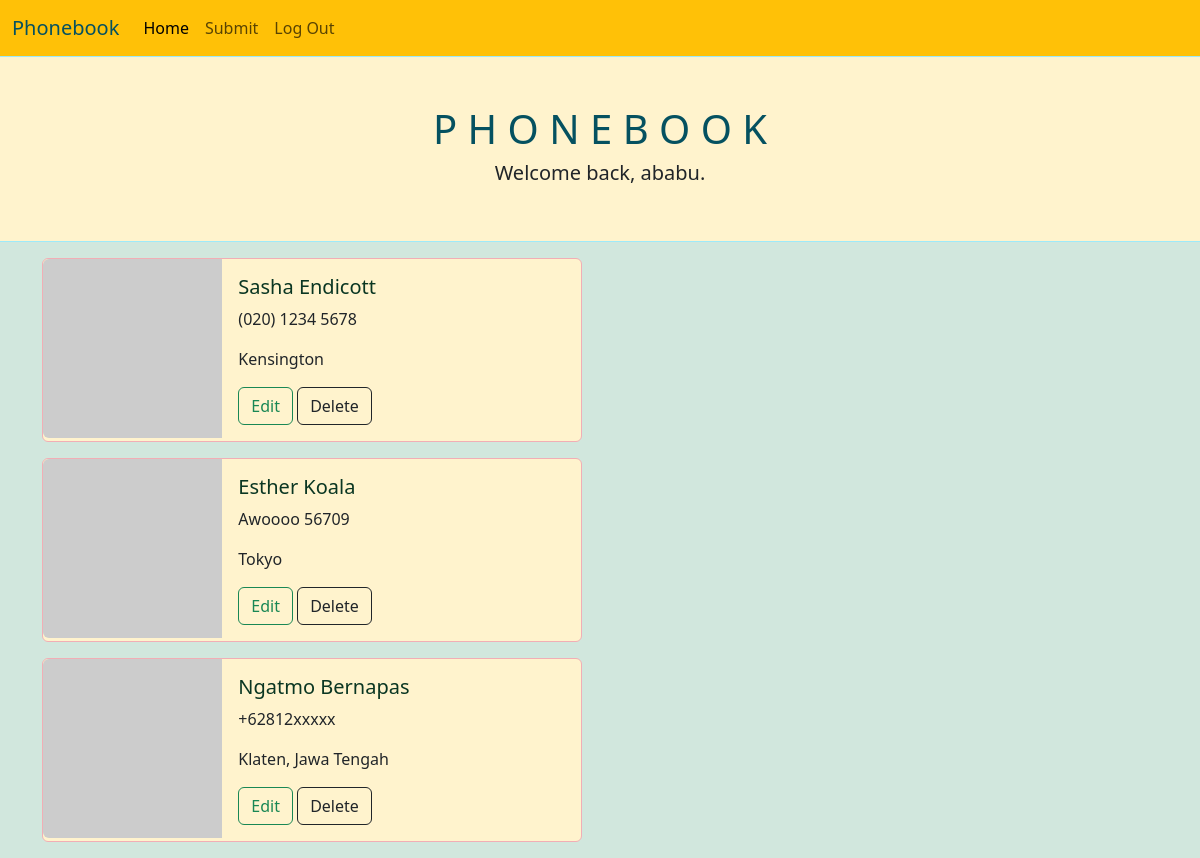
Page / (signed in) on the earlier database version.
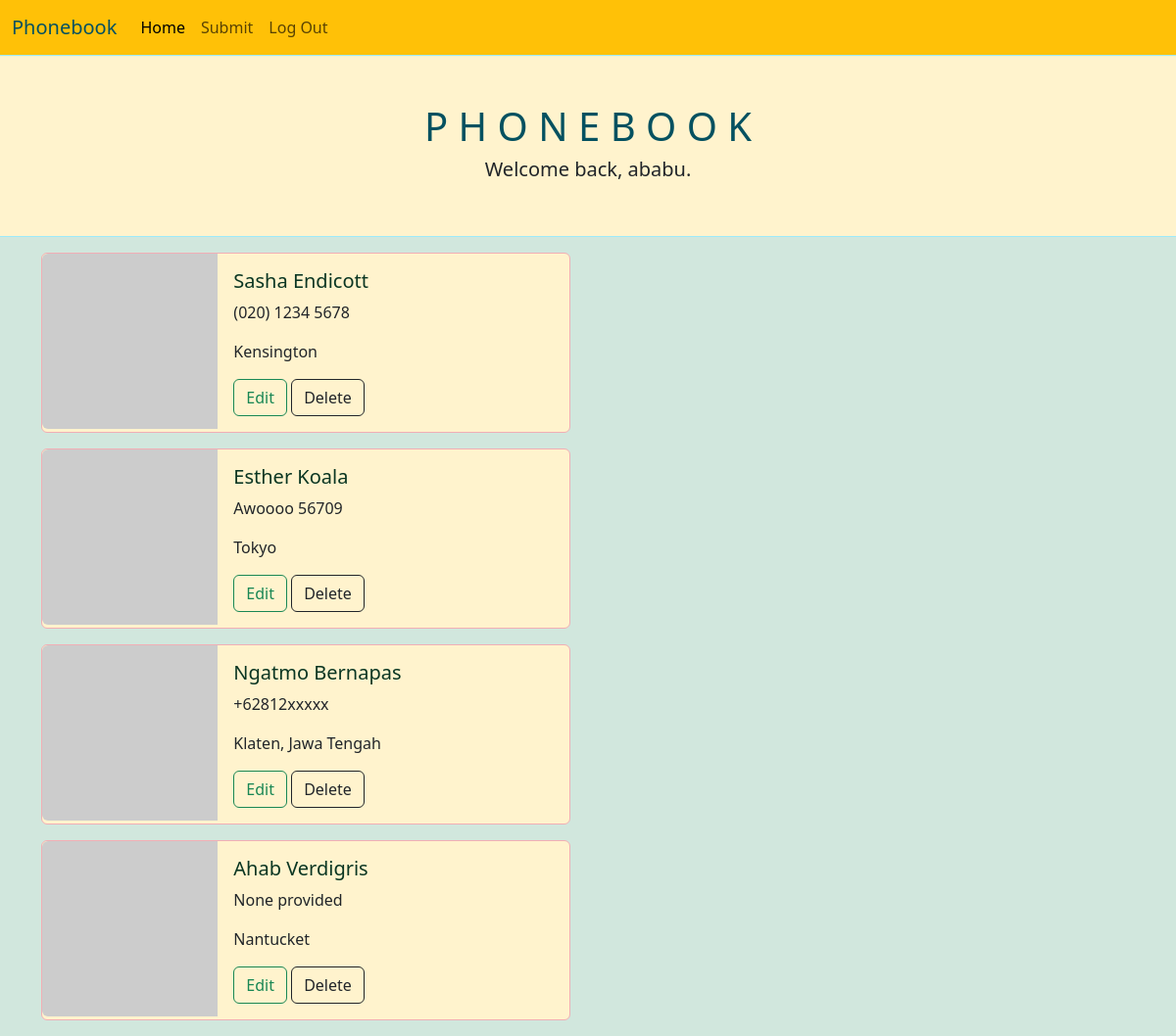
Same page on the later database version.
### app/models.py (models this page shows, shortened)
class User(db.Model, UserMixin):
    id = db.Column(db.Integer, primary_key=True)
    first_name = db.Column(db.String(50), nullable=False)
    last_name = db.Column(db.String(50), nullable=False)
    email = db.Column(db.String(75), nullable=False, unique=True)
    username = db.Column(db.String(75), nullable=False, unique=True)
    password = db.Column(db.String(255), nullable=False)
    entries = db.relationship("Entry", backref="submitter")

class Entry(db.Model):
    id = db.Column(db.Integer, primary_key=True)
    first_name = db.Column(db.String(50), nullable=False)
    last_name = db.Column(db.String(50), nullable=False)
    phone_number = db.Column(db.String(75), nullable=False)
    address = db.Column(db.String(100), nullable=False)
    date_created = db.Column(db.DateTime, nullable=False, default=datetime.utcnow)
    user_id = db.Column(
        db.Integer, db.ForeignKey("user.id")
    )  # SQL - FOREIGN KEY(user_id) REFERENCES user(id)

### app/routes.py (the view)
@app.route("/")
def index():
    entries = Entry.query.all()
    nums = {"img=" + str(x) for x in range(1, 71)}  #placeholder service has 70 entries
    return render_template("index.html", entries=entries, nums=nums)

### app/models.py (called while the page is built)
@login.user_loader
def get_a_user_by_id(user_id):
    return db.session.get(User, user_id)

### app/templates/index.html (shortened to what this page needs)
{% extends 'base.html' %}
{% block header %}
<h1 class="text-info-emphasis">P H O N E B O O K</h1>
{% if current_user.is_authenticated %}
        <h5>Welcome back, {{ current_user.username }}.</h5>
    {% else %}
        <h5>Log in or create an account to make entries.</h5>
    {% endif %}
{% endblock %}
{% block content %}
        <div>
{% for entry in entries %}
{% if entry.submitter == current_user %}
<div class="card my-3 bg-warning-subtle border-danger-subtle" style="max-width: 540px;">
    <div class="row g-0">
      <div class="col-md-4">
        <img src="https://i.pravatar.cc/300?{{ nums.pop() }}" class="img-fluid rounded-start" alt="a person">
      </div>
      <div class="col-md-8">
        <div class="card-body">
          <h5 class="card-title text-success-emphasis">{{ entry.first_name }} {{ entry.last_name }}</h5>
          <p class="card-text">{{ entry.phone_number }}</p>
          <p class="card-text">{{ entry.address }}</p>
          <a href="{{ url_for('edit_entry', entry_id=entry.id) }}" class="btn btn-outline-success">Edit</a>
          <button type="button" class="btn btn-outline-dark" data-bs-toggle="modal" data-bs-target="#deleteEntryModal-{{ entry.id }}">
            Delete
        </button>
        </div>
      </div>
    </div>
</div>
{% endif %}
{% endfor %}
{% endblock %}

### app/templates/base.html (shortened to what this page needs)
<!DOCTYPE html>
<html lang="en">
<head>
    <link rel="stylesheet" href="https://cdn.jsdelivr.net/npm/bootstrap@5.3.0-alpha1/dist/css/bootstrap.min.css">
</head>
<body class="bg-success-subtle">
    {% include 'nav.html' %}
    <div class="row bg-warning-subtle border border-info-subtle py-5">
        <div class="col text-center">
            {% block header %}{% endblock %}
        </div>
    </div>
    <div class="container">
        {% block content %}
        {% endblock %}
    </div>
</body>
</html>

### app/templates/nav.html (shortened to what this page needs)
<nav class="navbar navbar-expand-lg navbar-light bg-warning">
    <div class="container-fluid">
      <a class="navbar-brand text-info-emphasis" href="/">Phonebook</a>
      <div class="collapse navbar-collapse" id="navbarNavAltMarkup">
        <div class="navbar-nav">
          <a class="nav-link active" aria-current="page" href="/">Home</a>
          {% if current_user.is_authenticated %}
                <a class="nav-link" href="/submission">Submit</a>
                <a class="nav-link" href="/logout">Log Out</a>
          {% else %}
                <a class="nav-link" href="/signup">Sign Up</a>
                <a class="nav-link" href="/login">Log In</a>
          {% endif %}
        </div>
      </div>
    </div>
  </nav>

Differences in the rows shown:
added Entry: first_name "Ahab", last_name "Verdigris", phone_number "None provided", address "Nantucket"
